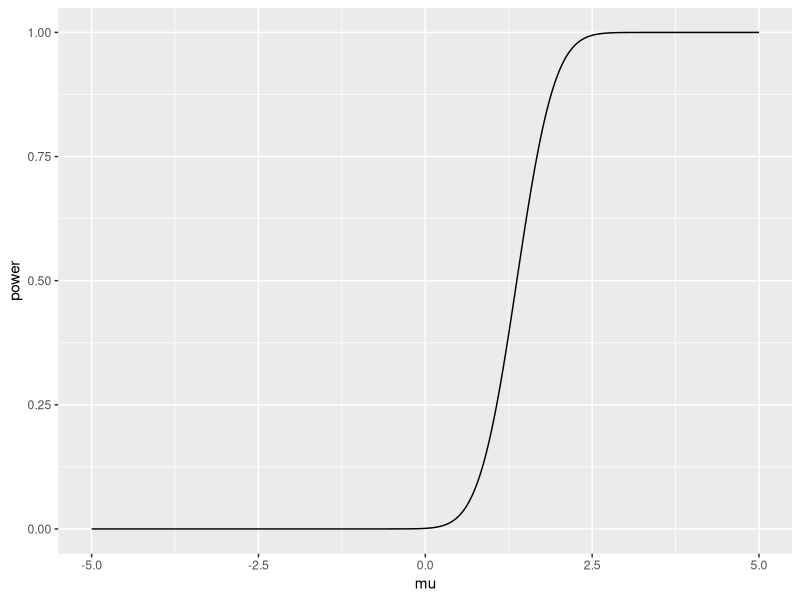
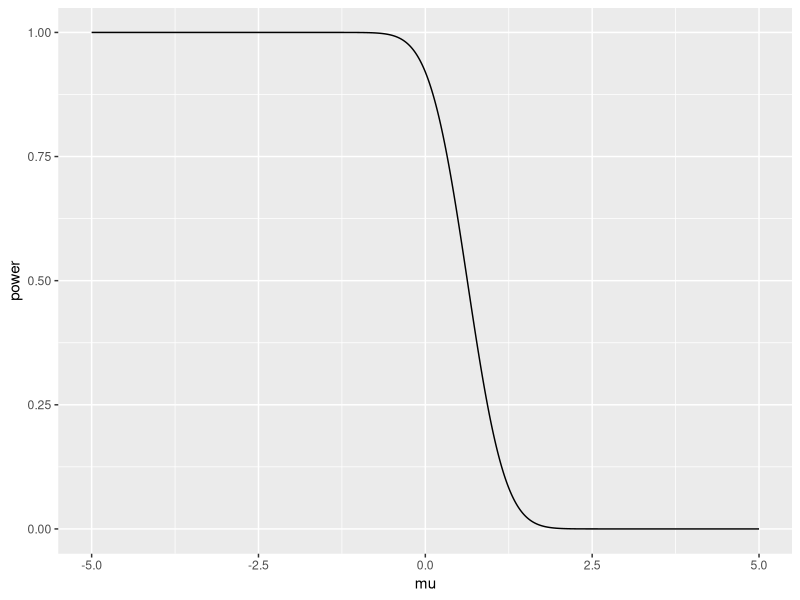
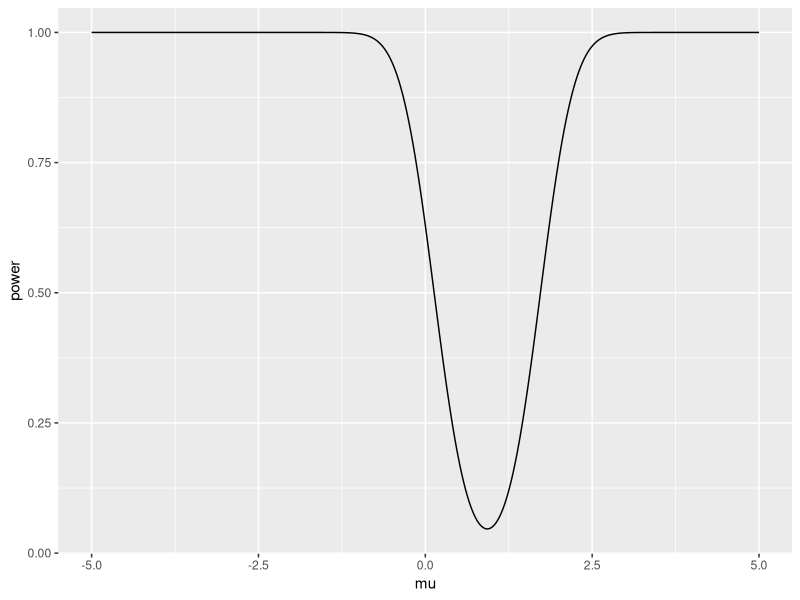
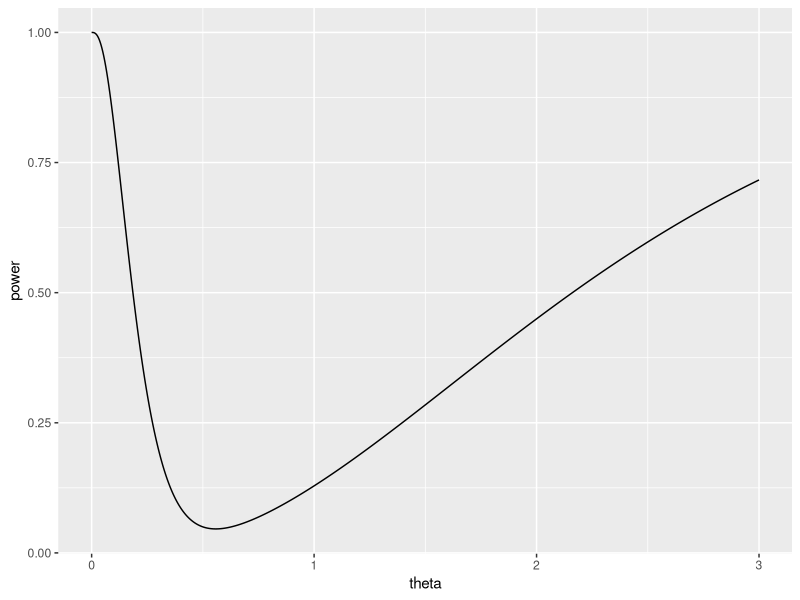
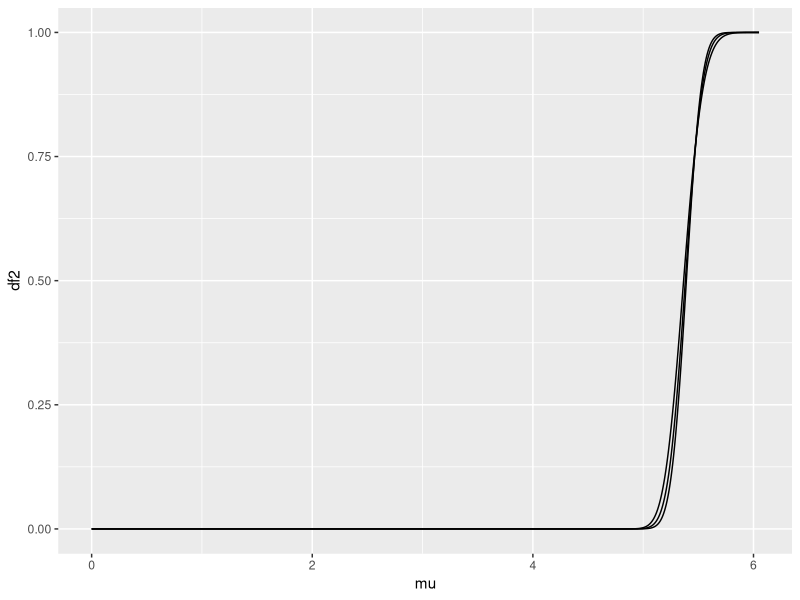
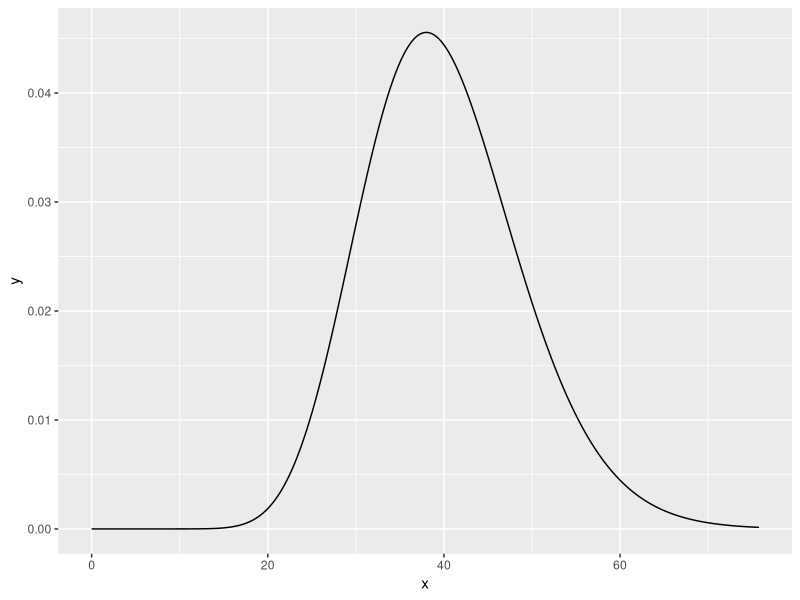
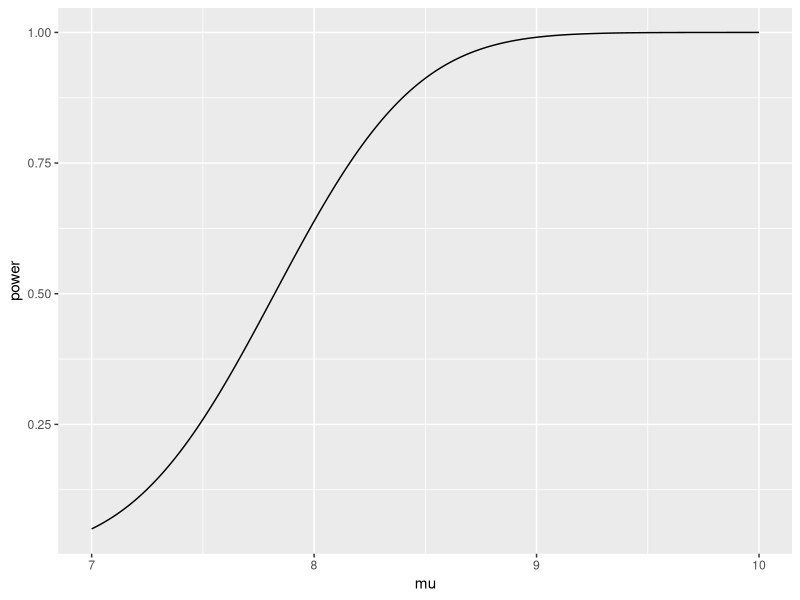
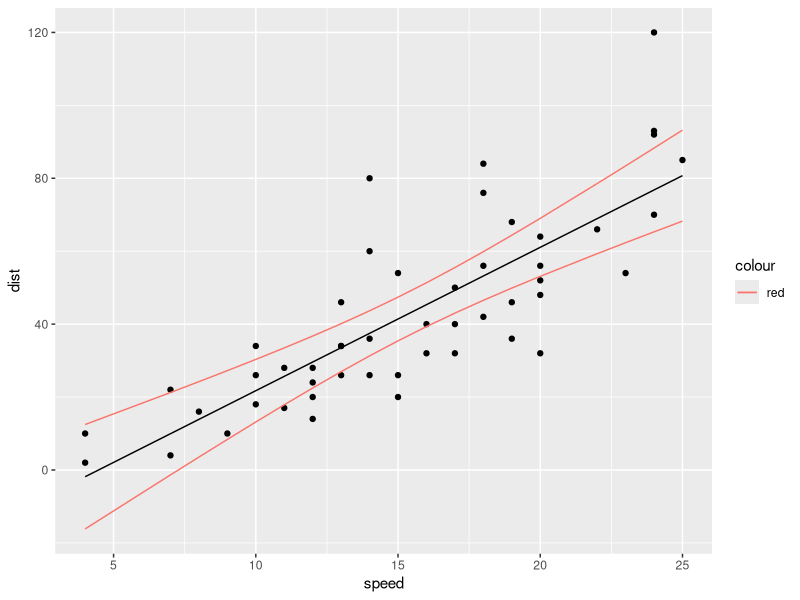

Write R code to recreate these figures, in order.
## ---- chunk 1
boil = c(194.5, 194.3, 197.9, 198.4, 199.4, 199.9, 200.9, 201.1, 201.4, 201.3, 203.6,
         204.6, 209.5, 208.6, 210.7, 211.9, 212.2)
median(boil)
sampMedians = rep(0, 2000)
for (i in 1:2000) {
    bSamp = sample(boil, 17, replace = TRUE)
    sampMedians = median(bSamp)
}
mean(sampMedians) - median(boil)
var(sampMedians)
## ---- chunk 2
hotdogs = c(186, 181, 176, 149, 184, 190, 158, 139, 175, 148, 152, 111, 141, 153, 190,
            157, 131, 149, 135, 132)
sampMean = mean(hotdogs)
sampMean
sampSD = sd(hotdogs)
sampSD
sampMed = median(hotdogs)
sampMed
## ---- chunk 3
trials = 10000
hotMeds = rep(0, trials)
for (i in 1:trials) {
    hotSamp = sample(hotdogs, size = 20, replace = TRUE)
    hotMeds[i] = median(hotSamp)
}
c(quantile(hotMeds, 0.05), quantile(hotMeds, 0.95))
156.9 + c(-1, 1)*qt(0.95, df = 19)*sampSD/sqrt(length(hotdogs))
## ---- chunk 4
library(ggplot2)
## ---- chunk 5
mus = seq(-5, 5, 0.001)
mu0 = 1.0
n = 20
sig = 2.0
alpha0 = 0.05
z_alpha0 = pnorm(1 - alpha0)
probs = pnorm(sqrt(n)*(mus - mu0)/sig - z_alpha0)
df = data.frame(mu = mus, power = probs)
ggplot(data = df, aes(x = mu, y = power)) + geom_line()
## ---- chunk 6
probs2 = pnorm(sqrt(n)*(mu0 - mus)/sig - z_alpha0)
df2 = data.frame(mu = mus, power = probs2)
ggplot(data = df2, aes(x=mu, y = power)) + geom_line()
## ---- chunk 7
pgraph = function(alp1, alp2, n, sig, mu0) {
    q1 = qnorm(1 - alp1)
    q2 = qnorm(1 - alp2)
    c1 = mu0 - q1*sig/sqrt(n)
    c2 = mu0 + q2 * sig/sqrt(n)
    mus = seq(-5, 5, 0.001)
    prob1 = pnorm((c1 - mus)/(sig/sqrt(n)))#probability sample mean less than c1
    prob2 = pnorm((c2 - mus)/(sig/sqrt(n)), lower.tail = F)#sample mean greater than c2
    prob = prob1 + prob2
    df = data.frame(mu=mus, power = prob)
    ggplot(data = df, aes(x=mu, y=power)) + geom_line()
}
pgraph(0.015, 0.035, 25, 2, 1)
## ---- chunk 8
ggraph = function(alp0, n){
    thetas = seq(0.0, 3.0, 0.001)
    c1 = qgamma(alp0/2, shape = n, rate = 0.5)
    c2 = qgamma(1- alp0/2, shape = n, rate = 0.5)
    prob = pgamma(c1, shape = n, rate = thetas) + pgamma(c2, shape = n, rate=thetas, lower.tail = FALSE)
    df = data.frame(theta=thetas, power=prob)
    ggplot(data = df, aes(x=theta, y=power)) + geom_line()
}
ggraph(0.05, 3)
## ---- chunk 9
ttest = function(xbar1, xbar2, n1, n2, s1, s2, conf_level) {
    mean_diff = xbar1 - xbar2
    pool_s = sqrt(((n1 - 1)*s1^2 + (n2 -1)*s2^2)/(n1 + n2 - 2))
    t_lev = qt((1 + conf_level)/2, df=(n1 + n2 - 2))
    return(mean_diff + c(-1, 1)*t_lev*pool_s*sqrt(1/n1 + 1/n2))
}
## ---- chunk 10
chitest = function(n, sig2, conf_level) {
    conf_level = c((1 + conf_level)/2, (1-conf_level)/2)
    return((n - 1)*sig2 / qchisq(conf_level, df = (n - 1))) 
}
chitest(3, 10.57, 0.90)
## ---- chunk 11
mus = seq(0.0, 6.05, 0.0025)
mu0 = 5.2
n = 15
sig0 = 0.4226
Us = sqrt(n)*(mus - mu0)/sig0
probs2 = pt(1.761, ncp = Us, df = 2, lower.tail = FALSE)
probs5 = pt(1.761, ncp = Us, df = 5, lower.tail = FALSE)
probs10 = pt(1.761, ncp=Us, df = 10, lower.tail = FALSE)
probs60 = pt(1.761, ncp = Us, df = 60, lower.tail = FALSE)
df = data.frame(mu=mus, df2=probs2, df5=probs5, df10=probs10, df60=probs60)
ggplot(data = df, aes(x=mu, y=df2)) + geom_line(stat = "identity") + geom_line(aes(x=mu, y=df5)) + geom_line(aes(x=mu, y=df60))
## ---- chunk 12
chisqGraph = function(df) {
    xs = seq(0.0, df + 4*sqrt(2*df), 0.0025)
    ys = dchisq(xs, df = df)
    data = data.frame(x=xs, y=ys)
    ggplot(data = data, aes(x=x, y=y)) + geom_line()
}
chisqGraph(40)
## ---- chunk 13
weather = matrix(c(0.7, 0.6, 0.5, 0.2, 0.2, 0.2, 0.1, 0.2, 0.3), nrow = 3)
weather
## ---- chunk 14
library(expm)
weather %^% 10
## ---- chunk 15
mus = seq(7.0, 10.0, 0.001)
cutoff = 7.822427
powers = pnorm((cutoff - mus)/sqrt(5/20), lower.tail = FALSE)
data = data.frame(mu=mus, power=powers)
ggplot(data, aes(x=mu, y=power)) + geom_line()
## ---- chunk 16
data = data.frame(speed=cars$speed, dist=cars$dist)
## ---- chunk 17
lmcars = lm(dist ~ speed, data = cars)
predcars = predict.lm(lmcars, newdata = data)
data$preds = predcars
## ---- chunk 18
talpha = qt(0.975, df = dim(data)[1] - 2)
n = dim(data)[1]
xbar = mean(data$speed)
ybar = mean(data$dist)
beta0 = lmcars$coefficients[1]
beta1 = lmcars$coefficients[2]
Sxx = sum((data$speed - xbar)^2)
S = sqrt((1.0/(n - 2))* sum((predcars - ybar)^2))
data$low = beta0 + beta1*data$speed - talpha*S*sqrt(1/n + (data$speed - xbar)^2/Sxx)
data$high = beta0 + beta1*data$speed + talpha*S*sqrt(1/n + (data$speed - xbar)^2/Sxx)
## ---- chunk 19
library(ggplot2)
## ---- chunk 20
ggplot(data, aes(x=speed, y=dist)) + geom_point() +
    geom_line(aes(x=speed, y=preds)) + geom_line(aes(x=speed, y=low, colour="red")) +
    geom_line(aes(x=speed, y=high, colour="red"))
## ---- chunk 21
rmin = function(alpha) {
    Ns = seq(3, 100, by = 1)
    Tmin = qt(alpha, df = Ns - 2)
    Ks = Tmin^2 / (Ns - 2)
    Rs = sqrt(Ks/(Ks + 1))
    data = data.frame(N = Ns, R = Rs)
    ggplot(data, aes(x=N, y=R)) + geom_line()
}
rmin(0.95)
## ---- chunk 22
Y = matrix(c(1, 0, 0, -1, -1, 0, 0), nrow = 7)
X = matrix(c(1, 1, 1, 1, 1, 1, 1, -3, -2, -1, 0, 1, 2, 3, 9, 4, 1, 0, 1, 4, 9), nrow = 7)
XtX = solve(t(X) %*% X)
betas = XtX %*% t(X) %*% Y
yhat = X %*% betas
data = data.frame(x=seq(-3, 3, 1), y=as.vector(Y), yhat=as.vector(yhat))
ggplot(data, aes(x=x, y=y)) + geom_point() + geom_line(aes(x=x, y=yhat))
## ---- chunk 23
tplot = function(mu0, sig, dstart, dend, df) {
    ds = seq(dstart, dend, by = 0.001)
    probs = pt((ds - mu0)/sig, df=df) - pt((-ds - mu0)/sig, df = df)
    data = data.frame(d=ds, prob=probs)
    ggplot(data, aes(x=d, y=prob)) + geom_line()
}
tplot(1.144, 0.4495, 0.0, 2.5, 50)
